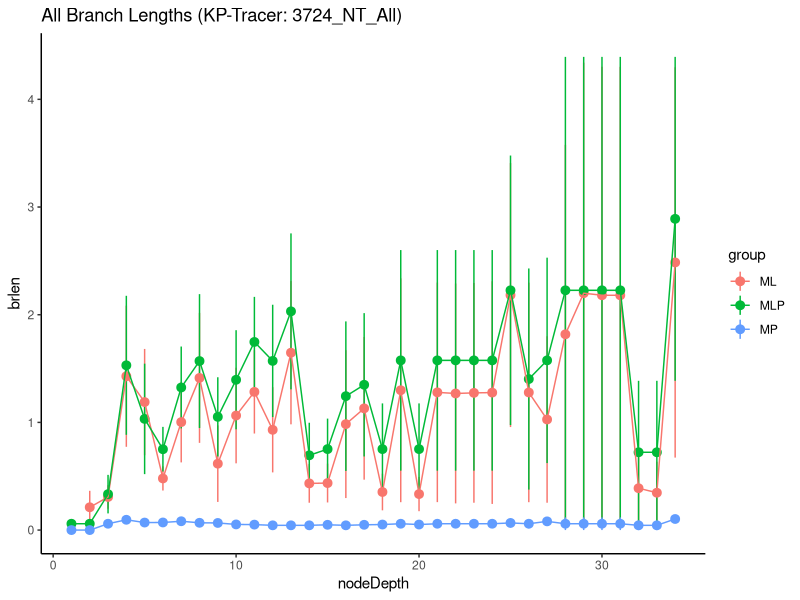

The R script that drew this image:
require(ggplot2)


# 3724_NT_All

d_MP = read.table("out_3724_NT_All/results_MP_brlen.txt") #,header=T)
colnames(d_MP) <- c("nodeID", "nodeDepth", "brlen")
d_MLP = read.table("out_3724_NT_All/results_MLP_brlen.txt") #,header=T)
colnames(d_MLP) <- c("nodeID", "nodeDepth", "brlen")
d_ML = read.table("out_3724_NT_All/results_ML_brlen.txt") #,header=T)
colnames(d_ML) <- c("nodeID", "nodeDepth", "brlen")

d_MP$group <- "MP" #Maximum Parsimony"
height <- max(d_MP$nodeDepth)
d_MP$brlen <- d_MP$brlen / height
d_MLP$group <- "MLP" #Maximum Likelihood Parsimony"
d_ML$group <- "ML" #Maximum Likelihood"

vizAll <- rbind(d_MP, d_MLP, d_ML)
#print(colnames(vizAll))
#print(vizAll$group)

p <- ggplot(vizAll, aes(y=brlen, x=nodeDepth, group=group, col=group, fill=group)) + 
  stat_summary() + geom_line(stat="summary") +
  theme_classic() + #scale_color_manual(values=c("#CC6666")) +
  ggtitle("All Branch Lengths (KP-Tracer: 3724_NT_All)") #+
  #theme(legend)

ggsave("out_3724_NT_All/all_brlens.pdf", p, device="pdf")

